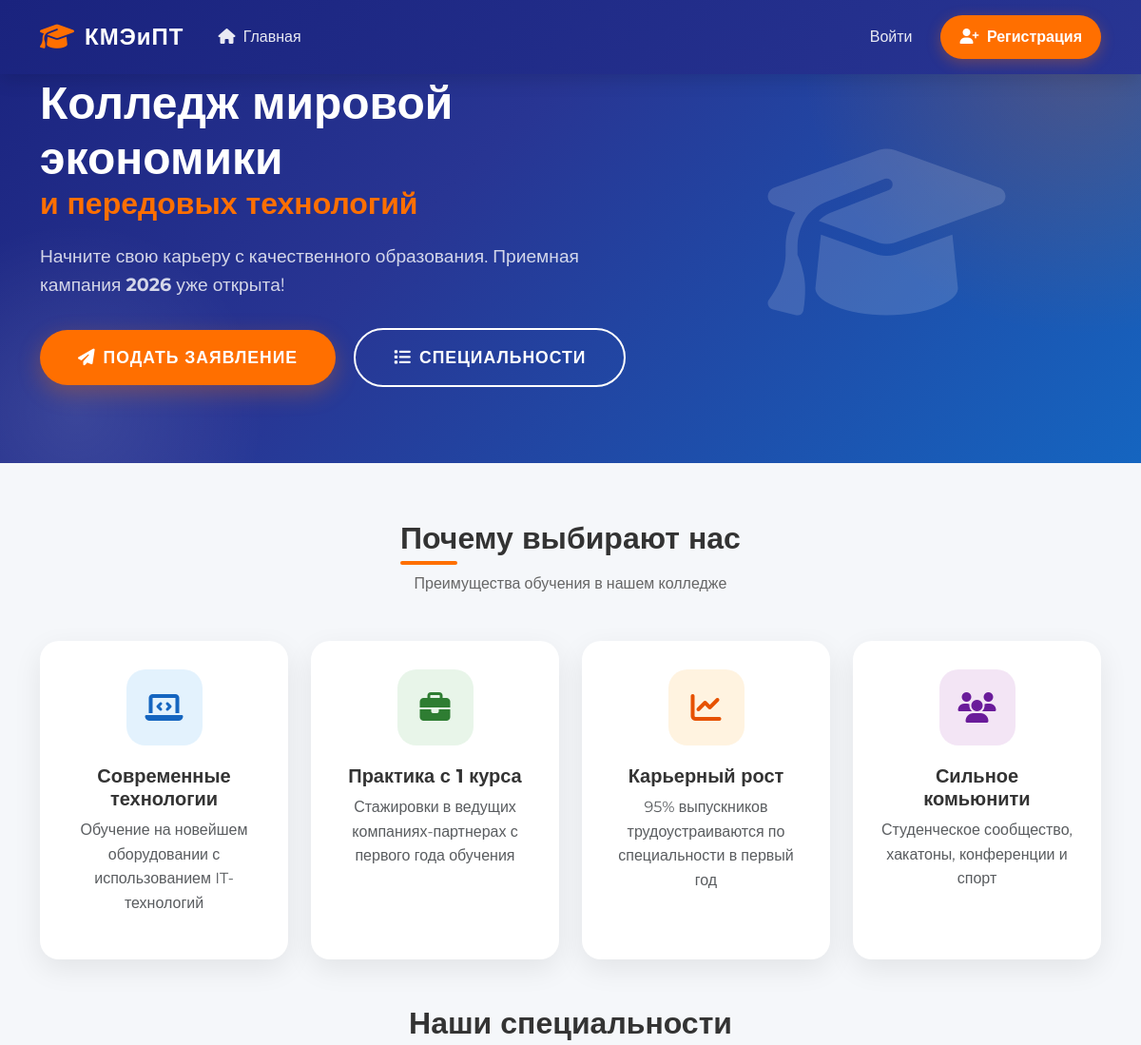
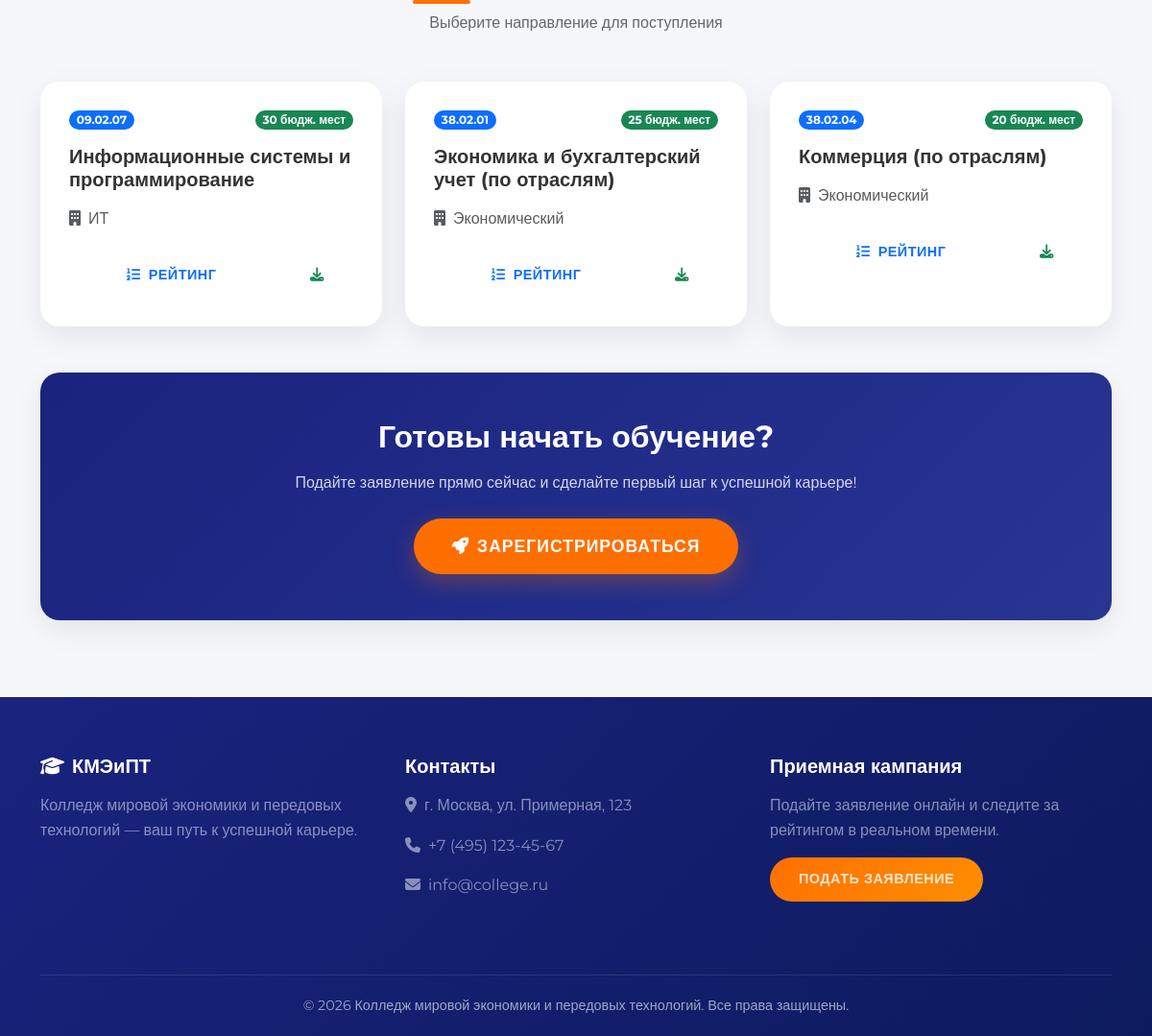
The page / on the database its author committed (2 pictures, top to bottom).
### applicants/models.py (models this page shows, shortened)
class AdmissionCampaign(models.Model):
    year = models.IntegerField(unique=True, verbose_name="Год")
    start_date = models.DateField(verbose_name="Дата начала")
    end_date = models.DateField(verbose_name="Дата окончания")
    is_active = models.BooleanField(default=False, verbose_name="Активна")
    class Meta:
        verbose_name = "Приемная кампания"
        verbose_name_plural = "Приемные кампании"
        ordering = ['-year']

class Specialization(models.Model):
    code = models.CharField(max_length=20, unique=True, verbose_name="Код специальности")
    name = models.CharField(max_length=255, verbose_name="Название")
    faculty = models.CharField(max_length=100, verbose_name="Факультет")
    budget_places = models.PositiveSmallIntegerField(verbose_name="Бюджетные места")
    paid_places = models.PositiveSmallIntegerField(default=0, verbose_name="Платные места")
    min_score = models.PositiveSmallIntegerField(default=100, verbose_name="Мин. проходной балл")
    description = models.TextField(blank=True, verbose_name="Описание")
    is_active = models.BooleanField(default=True, verbose_name="Активна")
    class Meta:
        verbose_name = "Специальность"
        verbose_name_plural = "Специальности"
        ordering = ['code']

### applicants/views.py (the view)
# urls.py: path('', views.home, name='home'),
def home(request):
    specializations = Specialization.objects.filter(is_active=True)
    active_campaign = AdmissionCampaign.objects.filter(is_active=True).first()
    context = {
        'specializations': specializations,
        'active_campaign': active_campaign,
    }
    return render(request, 'applicants/home.html', context)

### templates/applicants/home.html (shortened to what this page needs)
{% extends 'base.html' %}
{% block content %}
<section class="hero-section">
    <div class="container hero-content">
        <div class="row align-items-center">
            <div class="col-lg-7">
                <h1 class="hero-title animate__animated animate__fadeInLeft">
                    Колледж мировой экономики
                    <span>и передовых технологий</span>
                </h1>
                <p class="hero-subtitle animate__animated animate__fadeInLeft animate__delay-1s">
                    Начните свою карьеру с качественного образования. Приемная кампания
                    <strong>{{ active_campaign.year|default:"2026" }}</strong> уже открыта!
                </p>
                <div class="animate__animated animate__fadeInUp animate__delay-2s">
                    {% if not user.is_authenticated %}
                    <a href="{% url 'register' %}" class="hero-btn hero-btn-primary">
                        <i class="fas fa-paper-plane me-2"></i>Подать заявление
                    </a>
                    <a href="#specialties" class="hero-btn hero-btn-outline">
                        <i class="fas fa-list me-2"></i>Специальности
                    </a>
                    {% else %}
                    <a href="{% url 'dashboard' %}" class="hero-btn hero-btn-primary">
                        <i class="fas fa-tachometer-alt me-2"></i>Личный кабинет
                    </a>
                    {% endif %}
                </div>
            </div>
            <div class="col-lg-5 text-center d-none d-lg-block">
                <i class="fas fa-graduation-cap" style="font-size: 200px; color: rgba(255,255,255,0.15);"></i>
            </div>
        </div>
    </div>
</section>
<section class="container mb-5" id="advantages">
    <div class="text-center mb-5">
        <h2 class="section-title">Почему выбирают нас</h2>
        <p class="section-subtitle">Преимущества обучения в нашем колледже</p>
    </div>
    <div class="row g-4">
        <div class="col-md-3 stagger-item">
            <div class="card-custom">
                <div class="card-body text-center">
                    <div class="card-icon icon-blue mx-auto">
                        <i class="fas fa-laptop-code"></i>
                    </div>
                    <h5 class="fw-bold">Современные технологии</h5>
                    <p class="text-muted">Обучение на новейшем оборудовании с использованием IT-технологий</p>
                </div>
            </div>
        </div>
        <div class="col-md-3 stagger-item">
            <div class="card-custom">
                <div class="card-body text-center">
                    <div class="card-icon icon-green mx-auto">
                        <i class="fas fa-briefcase"></i>
                    </div>
                    <h5 class="fw-bold">Практика с 1 курса</h5>
                    <p class="text-muted">Стажировки в ведущих компаниях-партнерах с первого года обучения</p>
                </div>
            </div>
        </div>
        <div class="col-md-3 stagger-item">
            <div class="card-custom">
                <div class="card-body text-center">
                    <div class="card-icon icon-orange mx-auto">
                        <i class="fas fa-chart-line"></i>
                    </div>
                    <h5 class="fw-bold">Карьерный рост</h5>
                    <p class="text-muted">95% выпускников трудоустраиваются по специальности в первый год</p>
                </div>
            </div>
        </div>
        <div class="col-md-3 stagger-item">
            <div class="card-custom">
                <div class="card-body text-center">
                    <div class="card-icon icon-purple mx-auto">
                        <i class="fas fa-users"></i>
                    </div>
                    <h5 class="fw-bold">Сильное комьюнити</h5>
                    <p class="text-muted">Студенческое сообщество, хакатоны, конференции и спорт</p>
                </div>
            </div>
        </div>
    </div>
</section>
<section class="container mb-5" id="specialties">
    <div class="text-center mb-5">
        <h2 class="section-title">Наши специальности</h2>
        <p class="section-subtitle">Выберите направление для поступления</p>
    </div>
    <div class="row g-4">
        {% for spec in specializations %}
        <div class="col-lg-4 col-md-6 stagger-item">
            <div class="card-custom">
                <div class="card-body">
                    <div class="d-flex justify-content-between align-items-start mb-3">
                        <span class="badge bg-primary rounded-pill">{{ spec.code }}</span>
                        {% if spec.budget_places > 0 %}
                        <span class="badge bg-success rounded-pill">{{ spec.budget_places }} бюдж. мест</span>
                        {% endif %}
                    </div>
                    <h5 class="fw-bold mb-3">{{ spec.name }}</h5>
                    <p class="text-muted mb-2">
                        <i class="fas fa-building me-2"></i>{{ spec.faculty }}
                    </p>
                    <div class="d-flex gap-2">
                        <a href="{% url 'rating' spec.id %}" class="btn btn-outline-primary btn-modern flex-grow-1">
                            <i class="fas fa-list-ol me-2"></i>Рейтинг
                        </a>
                        <a href="{% url 'rating' spec.id %}#export" class="btn btn-outline-success btn-modern">
                            <i class="fas fa-download"></i>
                        </a>
                    </div>
                </div>
            </div>
        </div>
        {% empty %}
        <div class="col-12 text-center py-5">
            <i class="fas fa-folder-open" style="font-size: 4rem; color: #ccc;"></i>
            <p class="mt-3 text-muted">Специальности пока не добавлены</p>
        </div>
        {% endfor %}
    </div>
</section>
<section class="container mb-5">
    <div class="card-custom" style="background: linear-gradient(135deg, #1a237e 0%, #283593 100%); color: white;">
        <div class="card-body text-center p-5">
            <h2 class="fw-bold mb-3">Готовы начать обучение?</h2>
            <p class="mb-4" style="color: rgba(255,255,255,0.8);">Подайте заявление прямо сейчас и сделайте первый шаг к успешной карьере!</p>
            {% if not user.is_authenticated %}
            <a href="{% url 'register' %}" class="hero-btn hero-btn-primary" style="display: inline-block;">
                <i class="fas fa-rocket me-2"></i>Зарегистрироваться
            </a>
            {% else %}
            <a href="{% url 'create_application' %}" class="hero-btn hero-btn-primary" style="display: inline-block;">
                <i class="fas fa-file-alt me-2"></i>Подать заявление
            </a>
            {% endif %}
        </div>
    </div>
</section>
{% endblock %}

### templates/base.html (style rules this page uses)
:root { --primary: #1a237e; --primary-light: #283593; --accent: #ff6f00; --accent-light: #ff8f00; --success: #2e7d32; --info: #0277bd; --warning: #f57c00; --danger: #c62828; --bg-light: #f5f7fa; --card-shadow: 0 10px 30px rgba(0, 0, 0, 0.08); --card-hover-shadow: 0 20px 40px rgba(0, 0, 0, 0.12); --transition: all 0.3s cubic-bezier(0.4, 0, 0.2, 1); }
* { margin: 0; padding: 0; box-sizing: border-box; }
body { font-family: 'Montserrat', sans-serif; background: var(--bg-light); color: #333; line-height: 1.6; overflow-x: hidden; padding-top: 85px; }
.hero-section { background: linear-gradient(135deg, #1a237e 0%, #283593 40%, #1565c0 100%); padding: 80px 0 80px; position: relative; overflow: hidden; margin-bottom: 60px; margin-top: -85px; }
.hero-section::before { content: ''; position: absolute; top: -50%; right: -20%; width: 600px; height: 600px; background: radial-gradient(circle, rgba(255, 111, 0, 0.2) 0%, transparent 70%); border-radius: 50%; animation: float 6s ease-in-out infinite; }
.hero-section::after { content: ''; position: absolute; bottom: -30%; left: -10%; width: 400px; height: 400px; background: radial-gradient(circle, rgba(255, 255, 255, 0.1) 0%, transparent 70%); border-radius: 50%; animation: float 8s ease-in-out infinite reverse; }
.hero-content { position: relative; z-index: 1; }
.hero-title { font-size: 3rem; font-weight: 800; color: white; margin-bottom: 20px; line-height: 1.2; }
.hero-title span { color: var(--accent); display: block; font-size: 2rem; font-weight: 600; }
.hero-subtitle { font-size: 1.2rem; color: rgba(255, 255, 255, 0.8); margin-bottom: 30px; }
.hero-btn { display: inline-block; padding: 15px 40px; font-size: 1.1rem; font-weight: 600; text-decoration: none; border-radius: 50px; transition: var(--transition); text-transform: uppercase; letter-spacing: 1px; }
.hero-btn-primary { background: var(--accent); color: white; box-shadow: 0 8px 25px rgba(255, 111, 0, 0.3); }
.hero-btn-outline { border: 2px solid white; color: white; margin-left: 15px; }
.section-title { font-weight: 700; margin-bottom: 15px; position: relative; display: inline-block; }
.section-title::after { content: ''; position: absolute; bottom: -8px; left: 0; width: 60px; height: 4px; background: var(--accent); border-radius: 2px; }
.section-subtitle { color: #666; margin-bottom: 40px; }
.card-custom { background: white; border: none; border-radius: 20px; box-shadow: var(--card-shadow); transition: var(--transition); overflow: hidden; height: 100%; }
.card-custom .card-icon { width: 80px; height: 80px; border-radius: 20px; display: flex; align-items: center; justify-content: center; font-size: 2rem; margin-bottom: 20px; }
.card-custom .card-body { padding: 30px; }
.icon-blue { background: #e3f2fd; color: #1565c0; }
.icon-green { background: #e8f5e9; color: #2e7d32; }
.icon-orange { background: #fff3e0; color: #e65100; }
.icon-purple { background: #f3e5f5; color: #6a1b9a; }
.btn-modern { padding: 12px 30px; border-radius: 50px; font-weight: 600; letter-spacing: 0.5px; transition: var(--transition); text-transform: uppercase; font-size: 0.9rem; border: none; }
.stagger-item:nth-child(1) { animation-delay: 0.1s; }
.stagger-item:nth-child(2) { animation-delay: 0.2s; }
.stagger-item:nth-child(3) { animation-delay: 0.3s; }
.stagger-item:nth-child(4) { animation-delay: 0.4s; }

### rows shown on the page
AdmissionCampaign: year "2026"
Specialization: code "09.02.07", budget_places "30", name "Информационные системы и программирование", faculty "ИТ"
Specialization: code "38.02.01", budget_places "25", name "Экономика и бухгалтерский учет (по отраслям)", faculty "Экономический"
Specialization: code "38.02.04", budget_places "20", name "Коммерция (по отраслям)", faculty "Экономический"
